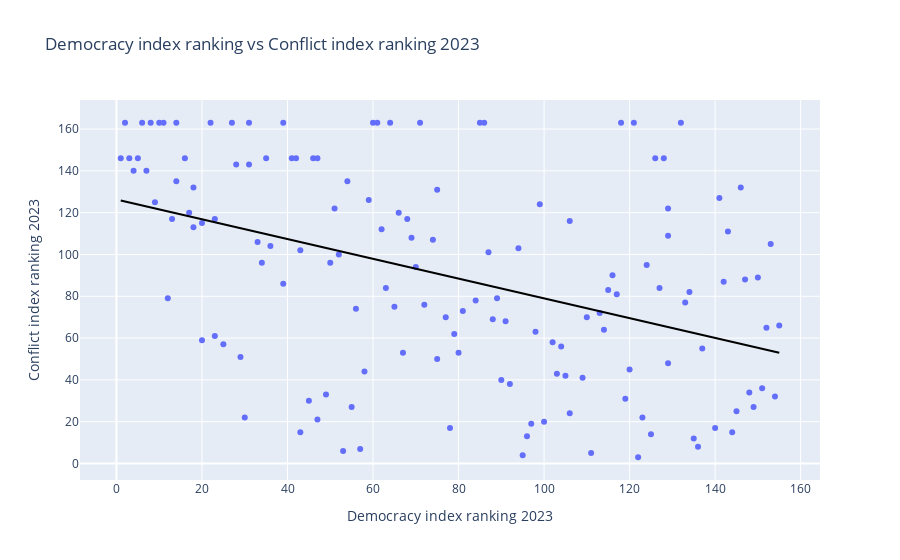

The cell this chart's notebook holds for it:
### Markdown cell above
## Visualisatie 4

### Code cell
# creeer een scatterplot om de relatie tussen de democratie en conflict aan te geven per land

fig = px.scatter(data_joined_2, x='ranking', y='Index Ranking 2023', title = 'Democracy index ranking vs Conflict index ranking 2023', hover_data=['Country_EN'], trendline="ols")

fig.update_layout(
    xaxis_title="Democracy index ranking 2023",
    yaxis_title="Conflict index ranking 2023"
)

for trace in fig.data:
    if trace.mode == "lines":
        trace.line.color = "black"


fig.show()

### Figure 1 — Plotly figure (JSON) as saved in the notebook; plotly's stock layout.template omitted (floating-point values rounded to 4 significant figures; data arrays with more than 128 entries replaced by an {"elided": "..."} marker saying what was removed)
{"data": [{"customdata": {"elided": "143x1 str values"}, "hovertemplate": "ranking=%{x}<br>Index Ranking 2023=%{y}<br>Country_EN=%{customdata[0]}<extra></extra>", "legendgroup": "", "marker": {"color": "#636efa", "symbol": "circle"}, "mode": "markers", "name": "", "orientation": "v", "showlegend": false, "type": "scatter", "x": {"elided": "143 int values"}, "xaxis": "x", "y": {"elided": "143 int values"}, "yaxis": "y"}, {"hovertemplate": "<b>OLS trendline</b><br>Index Ranking 2023 = -0.472786 * ranking + 126.251<br>R<sup>2</sup>=0.187010<br><br>ranking=%{x}<br>Index Ranking 2023=%{y} <b>(trend)</b><extra></extra>", "legendgroup": "", "line": {"color": "black"}, "marker": {"color": "#636efa", "symbol": "circle"}, "mode": "lines", "name": "", "showlegend": false, "type": "scatter", "x": {"elided": "143 int values"}, "xaxis": "x", "y": {"elided": "143 float values"}, "yaxis": "y"}], "layout": {"legend": {"tracegroupgap": 0}, "title": {"text": "Democracy index ranking vs Conflict index ranking 2023"}, "xaxis": {"anchor": "y", "domain": [0, 1], "title": {"text": "Democracy index ranking 2023"}}, "yaxis": {"anchor": "x", "domain": [0, 1], "title": {"text": "Conflict index ranking 2023"}}}}
